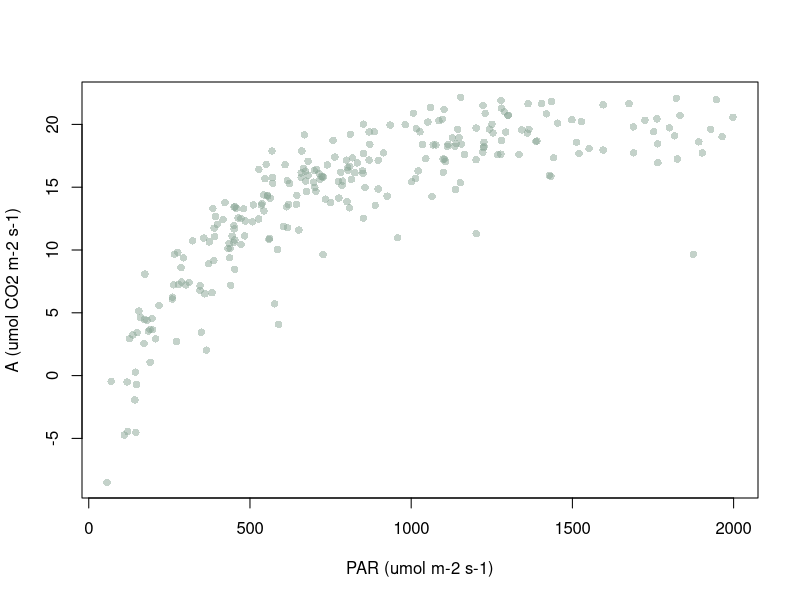
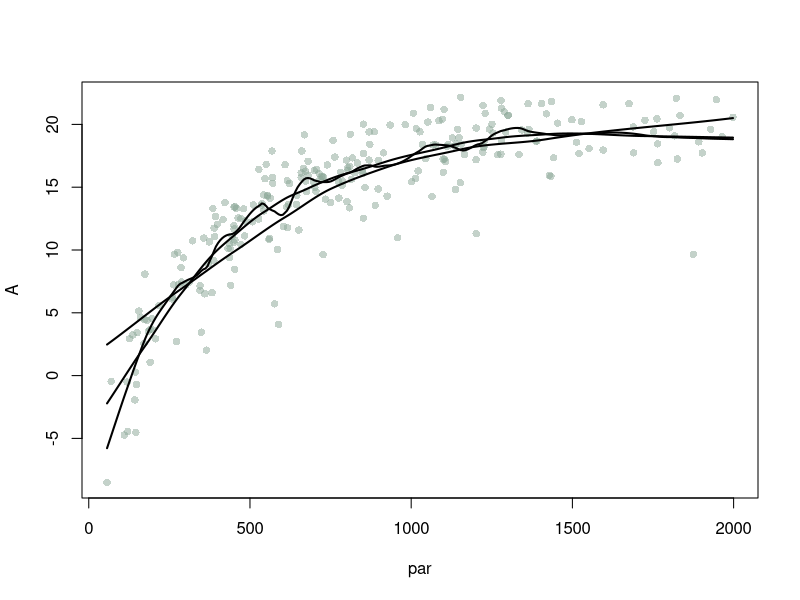
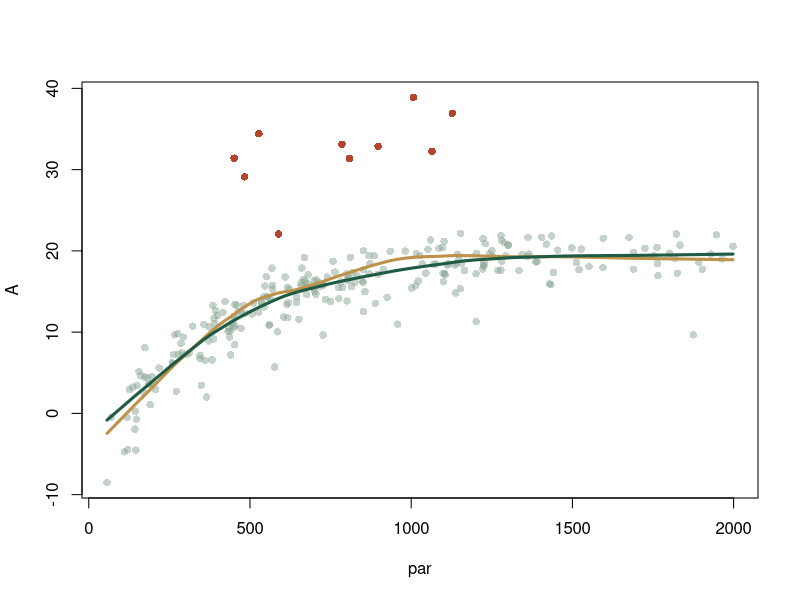
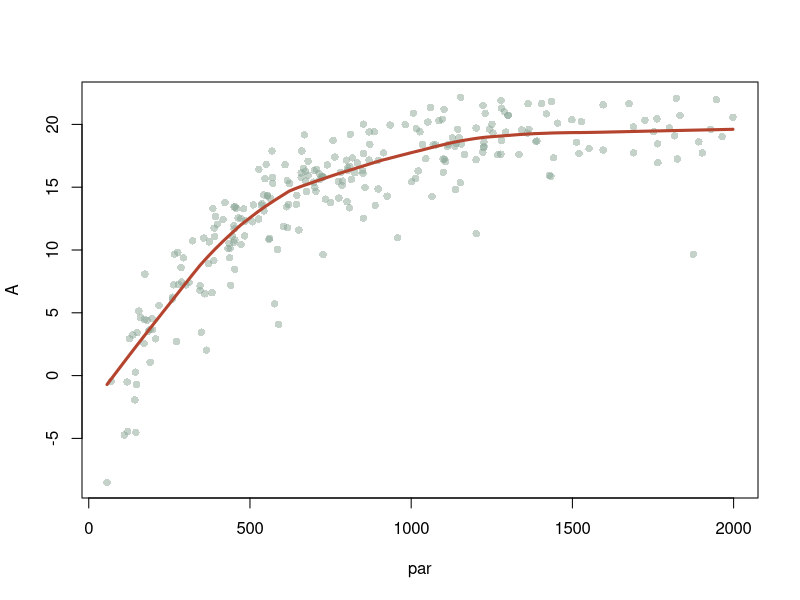

Write the R code that produced these figures, in order.
# Regressão local (LOESS): exemplo completo ----
# Pacotes: nenhum (loess e lowess sao do R base)
# Dados fictícios: 260 medições de trocas gasosas em folhas de cafeeiro.
# O arquivo fotossintese.csv acompanha o site, na pasta scripts/.
fot <- read.csv("fotossintese.csv")
str(fot)            # A (umol CO2 m-2 s-1), par, temp, vpd
summary(fot)
plot(A ~ par, data = fot, pch = 16, col = "#8aa59680",
     xlab = "PAR (umol m-2 s-1)", ylab = "A (umol CO2 m-2 s-1)")

# O ponto de partida: quanto o modelo LINEAR deixa na mesa
summary(lm(A ~ par + temp + vpd, data = fot))$r.squared   # 0,6747
# O processo gerador verdadeiro daria R² = 0,9514. É esse buraco que o
# grupo inteiro de fichas tenta preencher.

# ---- 1. O ajuste, e o que o span faz
m <- loess(A ~ par, data = fot, span = 0.35, degree = 1)
summary(m)          # traz "equivalent number of parameters": os g.l. efetivos

plot(A ~ par, data = fot, pch = 16, col = "#8aa59680")
gx <- seq(min(fot$par), max(fot$par), length.out = 300)
for (sp in c(0.12, 0.35, 0.90)) {
  mm <- loess(A ~ par, data = fot, span = sp, degree = 1)
  lines(gx, predict(mm, newdata = data.frame(par = gx)), lwd = 2)
}

# ---- 2. A ESCOLHA DO SPAN por validação cruzada
# O loess nao tem cv.glm pronto; faz-se a mao.
set.seed(1)
for (sp in c(0.08, 0.12, 0.18, 0.25, 0.35, 0.5, 0.7, 0.9, 1.2)) {
  d <- sample(rep(1:10, length.out = nrow(fot))); er <- numeric(nrow(fot))
  for (j in 1:10) {
    mm <- loess(A ~ par, data = fot[d != j, ], span = sp, degree = 1,
                control = loess.control(surface = "direct"))
    er[d == j] <- fot$A[d == j] - predict(mm, newdata = fot[d == j, ]) }
  gl <- loess(A ~ par, data = fot, span = sp, degree = 1)$trace.hat
  cat(sprintf("span %.2f: %3d vizinhos, %5.2f g.l., EQM 10-fold %.4f\n",
              sp, ceiling(sp*nrow(fot)), gl, mean(er^2)))
}

# ---- 3. GRAU 1 contra GRAU 2
for (sp in c(0.15, 0.25, 0.35, 0.5, 0.7)) {
  e <- sapply(1:2, function(g) {
    d <- sample(rep(1:10, length.out = nrow(fot))); er <- numeric(nrow(fot))
    for (j in 1:10) {
      mm <- loess(A ~ par, data = fot[d != j, ], span = sp, degree = g,
                  control = loess.control(surface = "direct"))
      er[d == j] <- fot$A[d == j] - predict(mm, newdata = fot[d == j, ]) }
    mean(er^2) })
  cat(sprintf("span %.2f: grau 1 %.4f | grau 2 %.4f\n", sp, e[1], e[2]))
}

# ---- 4. A VERSÃO ROBUSTA
# family = "symmetric" liga a reponderacao bisquare de Cleveland.
set.seed(19)
fot2 <- fot
idx <- sample(which(fot$par > 400 & fot$par < 1200), 10)
fot2$A[idx] <- fot2$A[idx] + 18          # 10 pontos deslocados

m_g <- loess(A ~ par, data = fot2, span = .35, degree = 1, family = "gaussian")
m_s <- loess(A ~ par, data = fot2, span = .35, degree = 1, family = "symmetric")
plot(A ~ par, data = fot2, pch = 16, col = "#8aa59680")
points(fot2$par[idx], fot2$A[idx], pch = 16, col = "#b5442f")
lines(gx, predict(m_g, data.frame(par = gx)), col = "#bf924c", lwd = 3)
lines(gx, predict(m_s, data.frame(par = gx)), col = "#1f5b43", lwd = 3)
# O ajuste comum e arrastado; o robusto praticamente nao se move.

# ---- 5. O QUE O LOESS NÃO TEM
# (a) formula: nao ha equacao para reportar, so a curva.
# (b) extrapolacao: fora do dominio o R devolve NA por padrao.
predict(m, newdata = data.frame(par = c(1990, 2100, 2400)))
# (c) custo: uma regressao por ponto de predicao. O padrao
#     surface = "interpolate" avalia o ajuste exato em poucos pontos
#     e interpola; surface = "direct" faz a conta em todos.
system.time(loess(A ~ par, data = fot, span = .35,
                  control = loess.control(surface = "direct")))
# (d) nao ha valor-p padronizado. Ha um teste F aproximado entre
#     ajustes aninhados, que supoe o span FIXADO antes de ver os dados:
anova(loess(A ~ par, data = fot, span = .7, degree = 1),
      loess(A ~ par, data = fot, span = .3, degree = 1))

# ---- 6. lowess: a versão mais antiga e mais simples
# Serve para o grafico exploratorio e nada mais: nao aceita newdata,
# nao faz predicao, nao tem erro-padrao.
plot(A ~ par, data = fot, pch = 16, col = "#8aa59680")
lines(lowess(fot$par, fot$A, f = 0.35), col = "#b5442f", lwd = 3)
